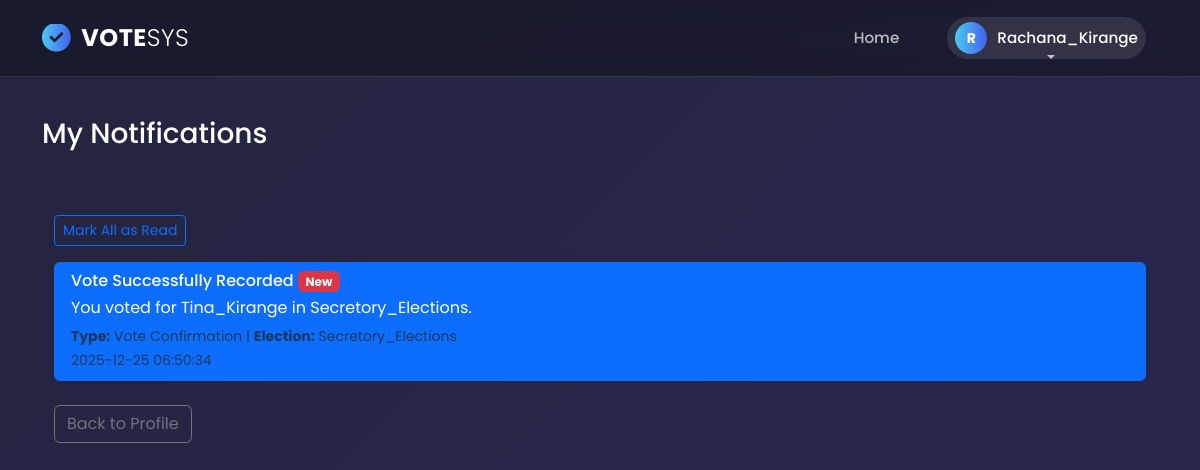
/users/voter/notifications/ (signed in), run on the app's committed database.
### users/models.py (models this page shows, shortened)
class CustomUser(AbstractBaseUser, PermissionsMixin):
    ROLE_CHOICES = [
        ('admin', 'Admin'),
        ('voter', 'Voter'),
        ('candidate', 'Candidate'),
        ('poll_officer', 'Poll Officer'),
    ]
    user_id = models.AutoField(primary_key=True)
    username = models.CharField(max_length=150, unique=True)
    full_name = models.CharField(max_length=255, blank=True, null=True)
    email = models.EmailField(max_length=254, unique=True)
    role = models.CharField(choices=ROLE_CHOICES, default='voter', max_length=20)
    is_active = models.BooleanField(default=True)
    is_staff = models.BooleanField(default=False)
    created_at = models.DateTimeField(auto_now_add=True)
    objects = CustomUserManager()
    USERNAME_FIELD = 'username'
    REQUIRED_FIELDS = ['email']
    class Meta:
        verbose_name = 'user'
        verbose_name_plural = 'users'

class Notification(models.Model):
    NOTIFICATION_TYPE_CHOICES = [
        ('registration', 'Registration'),
        ('verification', 'Verification Status'),
        ('election_open', 'Election Open'),
        ('election_reminder', 'Election Reminder'),
        ('vote_confirmation', 'Vote Confirmation'),
        ('results_available', 'Results Available'),
        ('system', 'System Alert'),
    ]
    voter = models.ForeignKey(Voter, on_delete=models.CASCADE, related_name='notifications')
    title = models.CharField(max_length=255)
    message = models.TextField()
    notification_type = models.CharField(max_length=30, choices=NOTIFICATION_TYPE_CHOICES, default='system')
    is_read = models.BooleanField(default=False)
    created_at = models.DateTimeField(auto_now_add=True)
    election = models.ForeignKey('elections.Election', on_delete=models.SET_NULL, null=True, blank=True)
    class Meta:
        ordering = ['-created_at']

### elections/models.py (models this page shows, shortened)
class Election(models.Model):
	ELECTION_TYPES = [
		('single', 'Single Winner'),
		('multi', 'Multi Winner'),
		('referendum', 'Referendum'),
	]
	title = models.CharField(max_length=200)
	description = models.TextField(blank=True)
	election_type = models.CharField(max_length=30, choices=ELECTION_TYPES, default='single')
	start_date = models.DateTimeField()
	end_date = models.DateTimeField()
	is_active = models.BooleanField(default=False)
	created_at = models.DateTimeField(auto_now_add=True)
	class Meta:
		ordering = ['-created_at']

### users/views.py (the view)
# urls.py: path('voter/notifications/', views.voter_notifications, name='voter_notifications'),
def voter_notifications(request):
    if not request.user.is_authenticated:
        return redirect('login')
    try:
        voter = Voter.objects.get(user=request.user)
    except Voter.DoesNotExist:
        return redirect('voter_register')
    from .models import Notification
    notifications = Notification.objects.filter(voter=voter).order_by('-created_at')
    if request.method == 'POST':
        Notification.objects.filter(voter=voter, is_read=False).update(is_read=True)
        messages.success(request, 'Notifications marked as read.')
        return redirect('voter_notifications')
    from django.core.paginator import Paginator
    page = request.GET.get('page', 1)
    paginator = Paginator(notifications, 20)
    page_obj = paginator.get_page(page)
    ctx = {
        'voter': voter,
        'notifications': page_obj,
        'page_obj': page_obj,
    }
    return render(request, 'voter/notifications.html', ctx)

### users/templates/voter/notifications.html (shortened to what this page needs)
{% extends 'base.html' %}
{% block header %}
<h3 class="py-3">My Notifications</h3>
{% endblock %}
{% block content %}
<div class="container mt-4">
    {% if notifications %}
        <div class="mb-3">
            <form method="post" class="d-inline">
                <button type="submit" class="btn btn-sm btn-outline-primary">Mark All as Read</button>
            </form>
        </div>
        <div class="list-group">
            {% for notif in notifications %}
            <div class="list-group-item {% if not notif.is_read %}active{% endif %}">
                <div class="d-flex justify-content-between align-items-start">
                    <div class="flex-grow-1">
                        <h6 class="mb-1">
                            {{ notif.title }}
                            {% if not notif.is_read %}
                                <span class="badge bg-danger">New</span>
                            {% endif %}
                        </h6>
                        <p class="mb-1">{{ notif.message }}</p>
                        <small class="text-muted">
                            <strong>Type:</strong> {{ notif.get_notification_type_display }}
                            {% if notif.election %}
                                | <strong>Election:</strong> {{ notif.election.title }}
                            {% endif %}
                            <br>
                            {{ notif.created_at|date:"Y-m-d H:i:s" }}
                        </small>
                    </div>
                </div>
            </div>
            {% endfor %}
        </div>
    {% else %}
        <div class="alert alert-info">
            <strong>No Notifications</strong><br>
            You have no notifications yet. Check back later.
        </div>
    {% endif %}
    <div class="mt-4">
        <a href="{% url 'voter_profile' %}" class="btn btn-outline-secondary">Back to Profile</a>
    </div>
</div>
{% endblock %}

### users/templates/base.html (shortened to what this page needs)
{% load static %}
<!DOCTYPE html>
<html lang="en">
<head>
    <link rel="stylesheet" href="https://cdnjs.cloudflare.com/ajax/libs/font-awesome/6.4.0/css/all.min.css">
    <link href="https://cdn.jsdelivr.net/npm/bootstrap@5.3.0/dist/css/bootstrap.min.css" rel="stylesheet">
</head>
<body>
    <nav class="navbar navbar-expand-lg glass-navbar">
        <div class="container">
            <a class="navbar-brand" href="{% url 'users_home' %}">
                <i class="fas fa-check-circle"></i> VOTE<span style="font-weight: 300;">SYS</span>
            </a>
            <div class="collapse navbar-collapse" id="navbarContent">
                <ul class="navbar-nav ms-auto align-items-center">
                    <li class="nav-item">
                        <a class="nav-link" href="{% url 'users_home' %}">Home</a>
                    </li>
                    {% if user.is_authenticated %}
                        <li class="nav-item dropdown ms-lg-3">
                            <a class="nav-link dropdown-toggle user-pill" href="#" id="userDropdown" role="button" data-bs-toggle="dropdown" aria-expanded="false">
                                <div class="user-avatar">
                                    {{ user.username|slice:":1"|upper }}
                                </div>
                                <span class="text-white">{{ user.username }}</span>
                            </a>
                        </li>
                    {% endif %}
                </ul>
            </div>
        </div>
    </nav>
    <div class="container mt-4">
        {% block header %}{% endblock %}
    </div>
    <div class="container mt-3 main-content">
        {% block content %}{% endblock %}
    </div>
</body>
</html>

### users/templates/base.html (style rules this page uses)
:root { --primary-grad: linear-gradient(90deg, #4cc9f0, #4361ee); --glass-bg: rgba(20, 20, 35, 0.6); --glass-border: 1px solid rgba(255, 255, 255, 0.1); --text-color: #ffffff; --text-muted: rgba(255, 255, 255, 0.7); }
body { font-family: 'Poppins', sans-serif; background: linear-gradient(-45deg, #0f0c29, #302b63, #24243e); background-size: 400% 400%; animation: gradientBG 15s ease infinite; min-height: 100vh; color: var(--text-color); display: flex; flex-direction: column; }
.glass-navbar { background: var(--glass-bg); backdrop-filter: blur(12px); -webkit-backdrop-filter: blur(12px); border-bottom: var(--glass-border); padding: 15px 0; position: sticky; top: 0; z-index: 1000; transition: all 0.3s ease; }
.navbar-brand { font-weight: 700; font-size: 1.5rem; color: #fff !important; letter-spacing: 0.5px; display: flex; align-items: center; }
.navbar-brand i { background: var(--primary-grad); -webkit-background-clip: text; -webkit-text-fill-color: transparent; font-size: 1.8rem; margin-right: 10px; }
.nav-link { color: var(--text-muted) !important; font-weight: 500; font-size: 0.95rem; margin: 0 12px; position: relative; transition: 0.3s; }
.nav-link::after { content: ''; position: absolute; width: 0; height: 2px; bottom: 0; left: 50%; background: var(--primary-grad); transition: all 0.3s ease-in-out; transform: translateX(-50%); }
.user-pill { display: flex; align-items: center; background: rgba(255,255,255,0.1); padding: 5px 15px 5px 5px; border-radius: 30px; transition: 0.3s; }
.user-avatar { width: 32px; height: 32px; background: var(--primary-grad); border-radius: 50%; display: flex; align-items: center; justify-content: center; margin-right: 10px; font-size: 14px; color: white; font-weight: bold; }
.main-content { flex: 1; padding-bottom: 50px; }

### data on the page
CustomUser: username "R", username "Rachana_Kirange"
Notification: title "Vote Successfully Recorded", is_read "New", message "You voted for Tina_Kirange in Secretory_Elections.", notification_type "Vote Confirmation", election "Secretory_Elections", created_at "2025-12-25 06:50:34"
